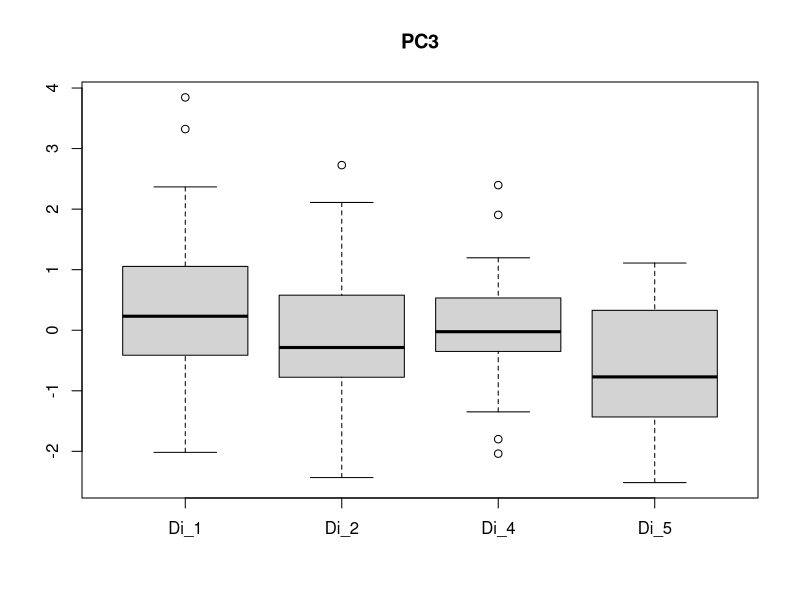

Write R code to recreate this figure.
Di_1 <- c(2.367,0.311,-0.395,-0.32,0.468,3.322,0.518,0.237,1.233,1.61,1.143,1.867,-0.413,-1.231,-0.234,0.172,-0.055,-0.239,0.258,-0.037,0.31,0.983,-0.858,-1.389,-0.112,0.394,0.452,0.564,-1.015,0.019,-0.811,1.054,0.225,1.224,-0.426,-0.637,-0.816,3.845,0.864,1.723,0.131,-2.017,1.2,-0.465,-0.505,1.146,0.443,-1.493,1.101,-0.313)
Di_2 <- c(-0.497,2.11,-0.292,0.695,0.559,-0.128,0.446,1.357,1.113,-1.663,2.072,0.709,0.107,2.079,-1.391,-0.926,0.625,-0.738,-0.867,-0.285,-0.727,2.727,-0.205,0.563,-0.578,-1.082,-0.134,-0.712,0.591,-0.502,-0.986,-0.716,-0.621,-0.561,0.799,-0.636,0.108,-1.865,0.649,-2.433,-0.814,0.567,0.267,-1.001,-0.59,-0.089,-1.269,-1.418,-1.232,0.392,1.338)
Di_4 <- c(0.637,-0.518,0.892,-0.225,-0.006,-0.132,1.196,-0.969,-1.799,-0.022,-0.508,0.542,-0.189,1.905,0.981,-1.173,-0.35,0.168,0.965,0.01,-0.507,-1.023,-1.348,0.673,0.507,0.296,0.361,0.533,-0.179,-2.038,-0.574,1.004,0.762,-0.196,0.109,-0.143,0.945,-0.284,-0.639,-0.027,-0.239,-0.126,0.385,-0.02,1.144,-0.232,0.056,0.073,0.438,-0.524,2.396,-0.409,-0.217,-0.188)
Di_5 <- c(-1.859,-0.873,-1.676,-0.222,-1.877,-2.516,-1.12,0.525,0.488,-0.496,-2.071,-0.918,-0.034,-0.668,-1.188,1.11,0.873,-1.161,1.021,0.169)
svg(filename = 'morpho_data/boxplotPC3.svg')
boxplot(Di_1, Di_2, Di_4, Di_5, names = c('Di_1', 'Di_2', 'Di_4', 'Di_5'), main = 'PC3')
dev.off()
